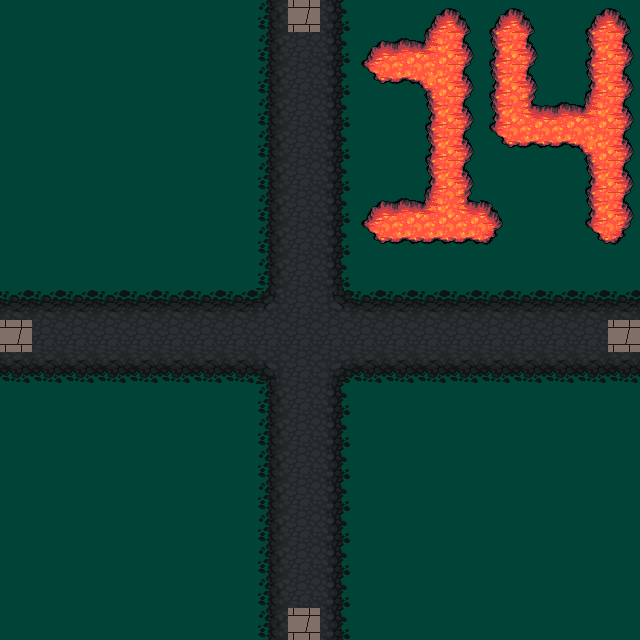

Below is a game level as drawn by its tile map, then a one-line description and the .tmx file that defines it, in full:
An orthogonal 20x20 tile map with 32x32 px tiles, 3 tile layers (grass, road, num) and 4 objects (e4, e3, e2, e1).

<map version="1.4" tiledversion="1.4.3" orientation="orthogonal" renderorder="right-down" width="20" height="20" tilewidth="32" tileheight="32" infinite="0" nextlayerid="5" nextobjectid="5">
 <tileset firstgid="1" source="../Maps/klipartz.com.tsx" />
 <layer id="1" name="grass" width="20" height="20">
  <data encoding="csv">
872,872,872,872,872,872,872,872,872,872,872,872,872,872,872,872,872,872,872,872,
872,872,872,872,872,872,872,872,872,872,872,872,872,872,872,872,872,872,872,872,
872,872,872,872,872,872,872,872,872,872,872,872,872,872,872,872,872,872,872,872,
872,872,872,872,872,872,872,872,872,872,872,872,872,872,872,872,872,872,872,872,
872,872,872,872,872,872,872,872,872,872,872,872,872,872,872,872,872,872,872,872,
872,872,872,872,872,872,872,872,872,872,872,872,872,872,872,872,872,872,872,872,
872,872,872,872,872,872,872,872,872,872,872,872,872,872,872,872,872,872,872,872,
872,872,872,872,872,872,872,872,872,872,872,872,872,872,872,872,872,872,872,872,
872,872,872,872,872,872,872,872,872,872,872,872,872,872,872,872,872,872,872,872,
872,872,872,872,872,872,872,872,872,872,872,872,872,872,872,872,872,872,872,872,
872,872,872,872,872,872,872,872,872,872,872,872,872,872,872,872,872,872,872,872,
872,872,872,872,872,872,872,872,872,872,872,872,872,872,872,872,872,872,872,872,
872,872,872,872,872,872,872,872,872,872,872,872,872,872,872,872,872,872,872,872,
872,872,872,872,872,872,872,872,872,872,872,872,872,872,872,872,872,872,872,872,
872,872,872,872,872,872,872,872,872,872,872,872,872,872,872,872,872,872,872,872,
872,872,872,872,872,872,872,872,872,872,872,872,872,872,872,872,872,872,872,872,
872,872,872,872,872,872,872,872,872,872,872,872,872,872,872,872,872,872,872,872,
872,872,872,872,872,872,872,872,872,872,872,872,872,872,872,872,872,872,872,872,
872,872,872,872,872,872,872,872,872,872,872,872,872,872,872,872,872,872,872,872,
872,872,872,872,872,872,872,872,872,872,872,872,872,872,872,872,872,872,872,872
</data>
 </layer>
 <layer id="2" name="road" width="20" height="20">
  <data encoding="csv">
0,0,0,0,0,0,0,0,307,882,309,0,0,0,0,0,0,0,0,0,
0,0,0,0,0,0,0,0,307,308,309,0,0,0,0,0,0,0,0,0,
0,0,0,0,0,0,0,0,307,308,309,0,0,0,0,0,0,0,0,0,
0,0,0,0,0,0,0,0,307,308,309,0,0,0,0,0,0,0,0,0,
0,0,0,0,0,0,0,0,307,308,309,0,0,0,0,0,0,0,0,0,
0,0,0,0,0,0,0,0,307,308,309,0,0,0,0,0,0,0,0,0,
0,0,0,0,0,0,0,0,307,308,309,0,0,0,0,0,0,0,0,0,
0,0,0,0,0,0,0,0,307,308,309,0,0,0,0,0,0,0,0,0,
0,0,0,0,0,0,0,0,307,308,309,0,0,0,0,0,0,0,0,0,
276,276,276,276,276,276,276,276,245,308,244,276,276,276,276,276,276,276,276,276,
882,308,308,308,308,308,308,308,308,308,308,308,308,308,308,308,308,308,308,882,
340,340,340,340,340,340,340,340,213,308,212,340,340,340,340,340,340,340,340,340,
0,0,0,0,0,0,0,0,307,308,309,0,0,0,0,0,0,0,0,0,
0,0,0,0,0,0,0,0,307,308,309,0,0,0,0,0,0,0,0,0,
0,0,0,0,0,0,0,0,307,308,309,0,0,0,0,0,0,0,0,0,
0,0,0,0,0,0,0,0,307,308,309,0,0,0,0,0,0,0,0,0,
0,0,0,0,0,0,0,0,307,308,309,0,0,0,0,0,0,0,0,0,
0,0,0,0,0,0,0,0,307,308,309,0,0,0,0,0,0,0,0,0,
0,0,0,0,0,0,0,0,307,308,309,0,0,0,0,0,0,0,0,0,
0,0,0,0,0,0,0,0,307,882,309,0,0,0,0,0,0,0,0,0
</data>
 </layer>
 <layer id="4" name="num" width="20" height="20">
  <data encoding="csv">
0,0,0,0,0,0,0,0,0,0,0,0,0,272,274,272,274,0,272,274,
0,0,0,0,0,0,0,0,0,0,0,272,273,242,306,304,306,0,304,306,
0,0,0,0,0,0,0,0,0,0,0,336,337,210,306,304,306,0,304,306,
0,0,0,0,0,0,0,0,0,0,0,0,0,304,306,304,241,273,242,306,
0,0,0,0,0,0,0,0,0,0,0,0,0,304,306,336,337,337,210,306,
0,0,0,0,0,0,0,0,0,0,0,0,0,304,306,0,0,0,304,306,
0,0,0,0,0,0,0,0,0,0,0,272,273,242,241,274,0,0,304,306,
0,0,0,0,0,0,0,0,0,0,0,336,337,337,337,338,0,0,336,338,
0,0,0,0,0,0,0,0,0,0,0,0,0,0,0,0,0,0,0,0,
0,0,0,0,0,0,0,0,0,0,0,0,0,0,0,0,0,0,0,0,
0,0,0,0,0,0,0,0,0,0,0,0,0,0,0,0,0,0,0,0,
0,0,0,0,0,0,0,0,0,0,0,0,0,0,0,0,0,0,0,0,
0,0,0,0,0,0,0,0,0,0,0,0,0,0,0,0,0,0,0,0,
0,0,0,0,0,0,0,0,0,0,0,0,0,0,0,0,0,0,0,0,
0,0,0,0,0,0,0,0,0,0,0,0,0,0,0,0,0,0,0,0,
0,0,0,0,0,0,0,0,0,0,0,0,0,0,0,0,0,0,0,0,
0,0,0,0,0,0,0,0,0,0,0,0,0,0,0,0,0,0,0,0,
0,0,0,0,0,0,0,0,0,0,0,0,0,0,0,0,0,0,0,0,
0,0,0,0,0,0,0,0,0,0,0,0,0,0,0,0,0,0,0,0,
0,0,0,0,0,0,0,0,0,0,0,0,0,0,0,0,0,0,0,0
</data>
 </layer>
 <objectgroup id="3" name="exits">
  <object id="1" name="e4" x="0" y="320" width="32" height="32" />
  <object id="2" name="e3" x="288" y="0" width="32" height="32" />
  <object id="3" name="e2" x="608" y="320" width="32" height="32" />
  <object id="4" name="e1" x="288" y="608" width="32" height="32" />
 </objectgroup>
</map>
